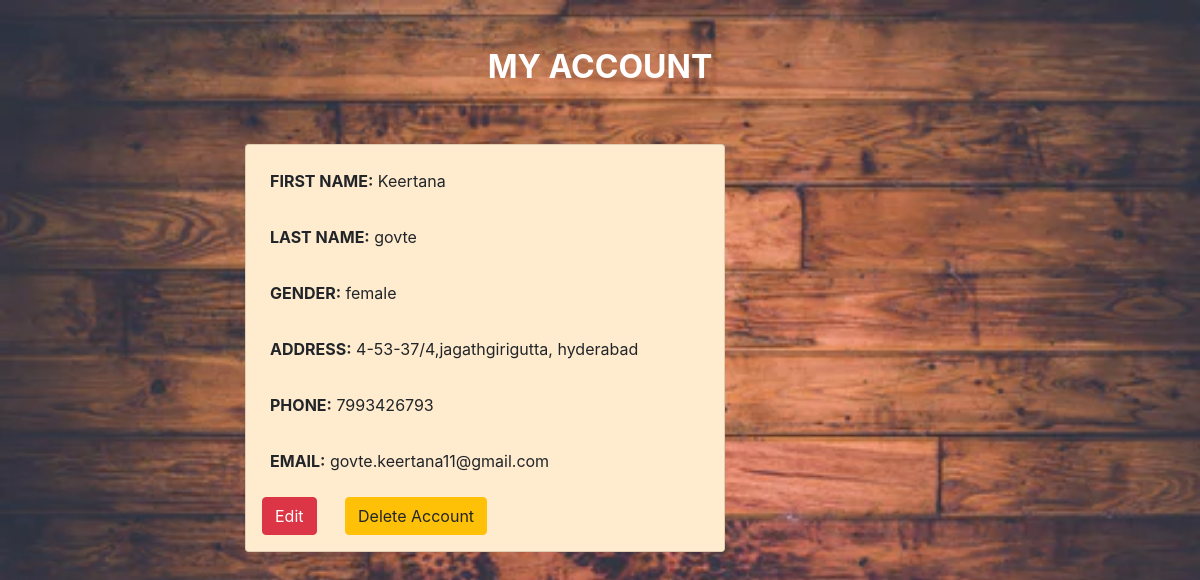
The app's page /seller_account.php (signed in) with its own data.
### tables this page shows
CREATE TABLE `seller_registration` (
  `first_name` varchar(255) NOT NULL,
  `last_name` varchar(255) NOT NULL,
  `gender` varchar(255) NOT NULL,
  `address` varchar(255) NOT NULL,
  `phone` varchar(255) NOT NULL,
  `email` varchar(255) NOT NULL,
  `password` varchar(255) NOT NULL
);

### seller_account.php (the view, shortened to what this page needs)
<?php
	require_once 'core/init.php';
     if($_SESSION['email'])
  {
 $email=$_SESSION['email'];
  $sql = "SELECT * FROM seller_registration WHERE email='$email' ";
  $featured = $db->query($sql);
}
  ?>
<!DOCTYPE html>
<html>
<head>
  <link rel="stylesheet" href="https://cdn.jsdelivr.net/npm/bootstrap@4.6.0/dist/css/bootstrap.min.css">
  <link rel="stylesheet" href="https://cdn.jsdelivr.net/npm/bootstrap@4.6.0/dist/css/bootstrap.min.css">
          <link rel="stylesheet" href="https://cdnjs.cloudflare.com/ajax/libs/font-awesome/4.7.0/css/font-awesome.min.css">
	<link rel="stylesheet" href="https://stackpath.bootstrapcdn.com/bootstrap/4.5.2/css/bootstrap.min.css">
</head>
<body>
  <div class="bg">
    <h2 class="text-center text-white  font-weight-bold mt-5">MY ACCOUNT</h2>
    <div class="container d-flex flex-column text-justify">
      <?php
    while ($product = mysqli_fetch_array($featured)) : ?>
         <div class="card d-flex flex-product  p-3" style="width: 30rem; margin-top: 50px; margin-left: 200px; background-color: blanchedalmond;">
        <div class="desc text-justify">
        <p class="card-text p-2"><b>FIRST NAME:</b> <?=$product['first_name']; ?></p>
        <p class="card-text p-2"><b>LAST NAME:</b> <?=$product['last_name']; ?></p>
        <p class="card-text p-2"><b>GENDER:</b> <?=$product['gender']; ?></p>
		 <p class="card-text p-2"><b>ADDRESS:</b> <?=$product['address']; ?></p>
		  <p class="card-text p-2"><b>PHONE:</b> <?=$product['phone']; ?></p>
		   <p class="card-text p-2"><b>EMAIL:</b> <?=$product['email']; ?></p>
        <button class="btn btn-danger "  onclick="window.location.href='seller_account_edit.php'">Edit</button>
		<button class="btn btn-warning ml-4"  onclick="window.location.href='seller_account_delete.php'">Delete Account</button>
      </div>
    </div>
    <?php endwhile; ?>
    </div>
  </div>
  </body>

### seller_account.php (style rules this page uses)
body { background-image: url("./images/bg3.webp"); background-repeat: no-repeat; background-size: cover; }

### records on screen
seller_registration: first_name "Keertana", last_name "govte", gender "female", address "4-53-37/4,jagathgirigutta, hyderabad", phone "7993426793", email "govte.keertana11@gmail.com"
